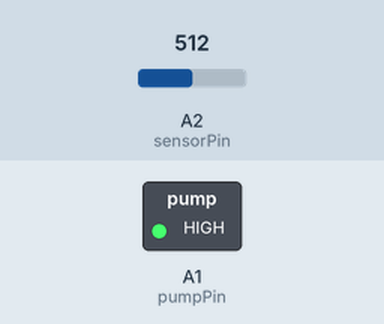
Simulated run of this sketch. Board: Arduino Uno, built with avr-gcc and run on an emulated ATmega328P. Parts: switched loads named in the sketch (green lamp = pin HIGH). The test bench sets the inputs (shaded band); at power-on: A2 (sensorPin) = 512. Pins used as bus, display or sensor lines are not drawn.

Above: at 1.8 s.
1.9 s: A2 (sensorPin) set to 937
3.4 s: A2 (sensorPin) set to 963
At 5.2 s:
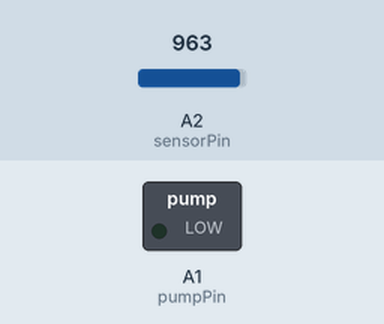
5.5 s: A2 (sensorPin) set to 513
7.0 s: A2 (sensorPin) set to 488
At 7.3 s:
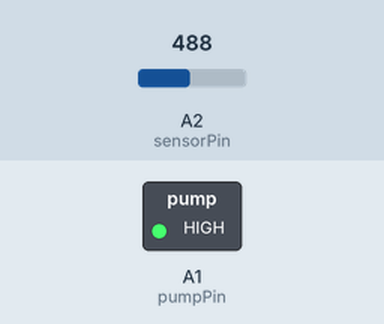
Timing chart, 0 to 9.5 s (numbered marks = the images above; inputs shaded):
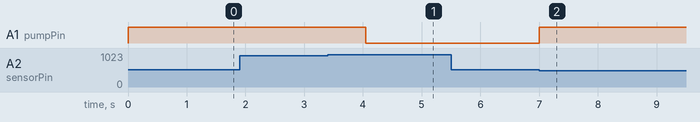

Measured:
- the behaviour switches between 949 and 950 on A2 (sensorPin) (found by bisection; images 0 and 1)
- the behaviour switches between 500 and 499 on A2 (sensorPin) (found by bisection; images 1 and 2)
- after the input at 1.9 s, every drawn part: stays the same
- after the input at 3.4 s, A1 (pumpPin): HIGH → LOW after 0.65 s
- after the input at 5.5 s, every drawn part: stays the same
- after the input at 7.0 s, A1 (pumpPin): LOW → HIGH at once

The sketch:

Plant_copy_20240721152423.ino
```cpp
// Sensor pins
#define sensorPower A3
#define sensorPin A2
#define pumpPin A1

#define ONE_DAY (1UL * 24 * 60 * 60 * 1000) // 1 day in milliseconds

unsigned long lastRunTime = 0; // Variable to store the last time the sensor was read

void setup() {
    pinMode(sensorPower, OUTPUT);
    pinMode(pumpPin, OUTPUT);

    // Initially keep the sensor OFF
    digitalWrite(sensorPower, LOW);

    // Initially keep the pump OFF
    digitalWrite(pumpPin, HIGH);

    Serial.begin(9600);
}

void loop() {
    unsigned long currentTime = millis(); // Get the current time

    // Check if it's time to read the sensor (7 days from the last run)
    if (lastRunTime == 0 || currentTime - lastRunTime >= (ONE_DAY * 7)) {
      int currentMoistureReading = readSensor();

      if (currentMoistureReading >= 950) {
        // turn on the pump
        digitalWrite(pumpPin, LOW);

        while (currentMoistureReading >= 500) {
          currentMoistureReading = readSensor();
        }

        // turn off the pump
        digitalWrite(pumpPin, HIGH);

        // set the last time it was run to now
        lastRunTime = currentTime;
      } else {
        // if seven days have elapsed but the soil is still moist, we will check again in one day
        lastRunTime = lastRunTime + ONE_DAY;
      }
    }

    delay(1000); // Delay for stability
}

//  This function returns the analog soil moisture measurement
int readSensor() {
    digitalWrite(sensorPower, HIGH);  // Turn the sensor ON
    delay(10);                        // Allow power to settle
    int val = analogRead(sensorPin);  // Read the analog value form sensor
    digitalWrite(sensorPower, LOW);   // Turn the sensor OFF
    return val;                       // Return analog moisture value
}
```
